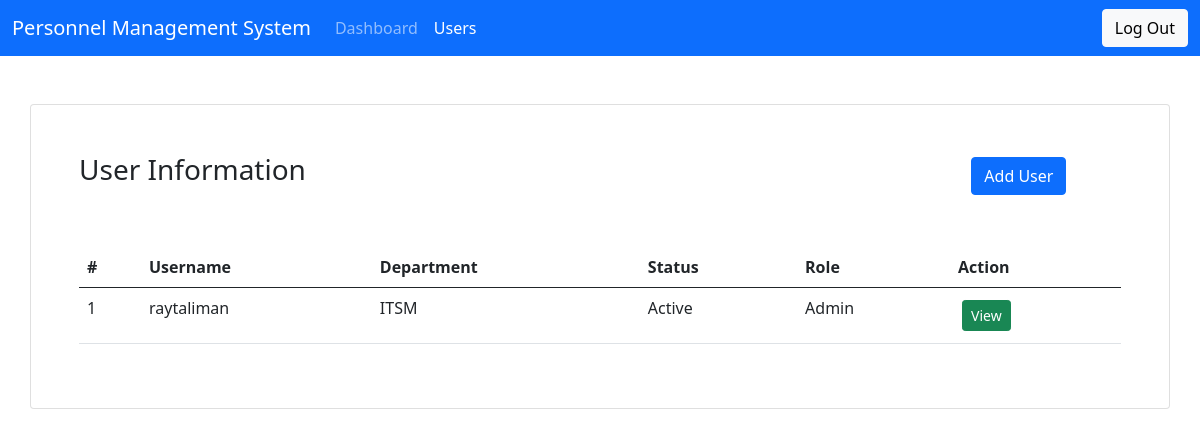
The app's page /TechnicalExam/src/users.php (signed in) with its own data.
### tables this page shows
CREATE TABLE IF NOT EXISTS `userdetails` (
  `Id` int(11) NOT NULL AUTO_INCREMENT,
  `UserAccountsID` int(11) DEFAULT NULL,
  `FirstName` varchar(50) DEFAULT NULL,
  `MiddleName` varchar(50) DEFAULT NULL,
  `LastName` varchar(50) DEFAULT NULL,
  `Birthday` date DEFAULT NULL,
  `Gender` char(50) DEFAULT NULL,
  `Barangay` varchar(50) DEFAULT NULL,
  `City` varchar(50) DEFAULT NULL,
  `Province` varchar(50) DEFAULT NULL,
  `ContactNumber` text DEFAULT NULL,
  `Email` varchar(50) DEFAULT NULL,
  `DepartmentID` int(11) DEFAULT NULL,
  `SSS` varchar(50) DEFAULT NULL,
  `TIN` varchar(50) DEFAULT NULL,
  `Philhealth` varchar(50) DEFAULT NULL,
  PRIMARY KEY (`Id`)
);

CREATE TABLE IF NOT EXISTS `useraccounts` (
  `ID` int(11) NOT NULL AUTO_INCREMENT,
  `UserId` varchar(50) DEFAULT NULL,
  `Password` varchar(50) DEFAULT NULL,
  `Roles` int(11) DEFAULT NULL,
  `Status` varchar(50) DEFAULT NULL,
  PRIMARY KEY (`ID`)
);

CREATE TABLE IF NOT EXISTS `department` (
  `Id` int(11) NOT NULL AUTO_INCREMENT,
  `DepartmentName` varchar(50) DEFAULT NULL,
  `Description` varchar(100) DEFAULT NULL,
  PRIMARY KEY (`Id`)
);

CREATE TABLE IF NOT EXISTS `roles` (
  `Id` int(11) NOT NULL AUTO_INCREMENT,
  `RoleType` char(50) DEFAULT NULL,
  PRIMARY KEY (`Id`)
);

### TechnicalExam/src/users.php (the view, shortened to what this page needs)
<?php
require '../assets/header.php';
require '../server.php';
if(isset($_SESSION['UserId'])){
    $query = "SELECT * FROM userdetails LEFT JOIN useraccounts ON userdetails.UserAccountsID = useraccounts.ID LEFT JOIN department ON department.Id = userdetails.DepartmentID LEFT JOIN roles ON roles.Id = useraccounts.Roles";
    $result = $conn->query($query);
?>
<body>
    <nav class="navbar navbar-expand-lg navbar-dark bg-primary">
        <div class="container-fluid">
            <a class="navbar-brand" href="#">Personnel Management System</a>
            <div class="collapse navbar-collapse" id="navbarNav">
            <ul class="navbar-nav">
                <li class="nav-item">
                <a class="nav-link" aria-current="page" href="#">Dashboard</a>
                </li>
                <li class="nav-item">
                <a class="nav-link active" aria-current="page" href="users.php">Users</a>
                </li>
            </ul>
            </div>
            <form class="d-flex">
            <button class="btn btn-light logoutbtn" type="submit">Log Out</button>
            </form>
        </div>
    </nav>
    <div class="container mt-5 card p-5">
        <div class="row">
            <div class="col-10"><h3>User Information</h3></div>
            <div class="col-2"><button type="button"  class="btn  m-1 btn-primary addUserModalbtn">Add User</button></div>
        </div>
    <table class="table mt-5">
  <thead>
    <tr>
      <th scope="col">#</th>
      <th scope="col">Username</th>
      <th scope="col">Department</th>
      <th scope="col">Status</th>
      <th scope="col">Role</th>
      <th scope="col">Action</th>
    </tr>
  </thead>
  <tbody>
    <?php
    $counter = 1;
        while($userdetails = mysqli_fetch_array($result)){
            echo '<tr>' .
                    '<td>' . $counter++ . '</td>' .
                    '<td>' . $userdetails['UserId'] . '</td>' .
                    '<td>' . $userdetails['DepartmentName'] . '</td>'  .
                    '<td>' . $userdetails['Status'] . '</td>'  .
                    '<td>' . $userdetails['RoleType'] . '</td>'  .
                    '<td>' .
                        '<button type="button" value="'. $userdetails['UserId'] .'" class="btn btn-sm m-1 btn-success userViewbtn">View</button>' .
                    '</td>';
        }
?>
  </tbody>
</table>
    </div>
</body>
<?php
}
else{
    header('location: ../index.php');
   }
   ?>

### records on screen
userdetails: UserAccountsID.UserId "raytaliman", DepartmentID.DepartmentName "ITSM", UserAccountsID.Status "Active", roles.RoleType "Admin"
